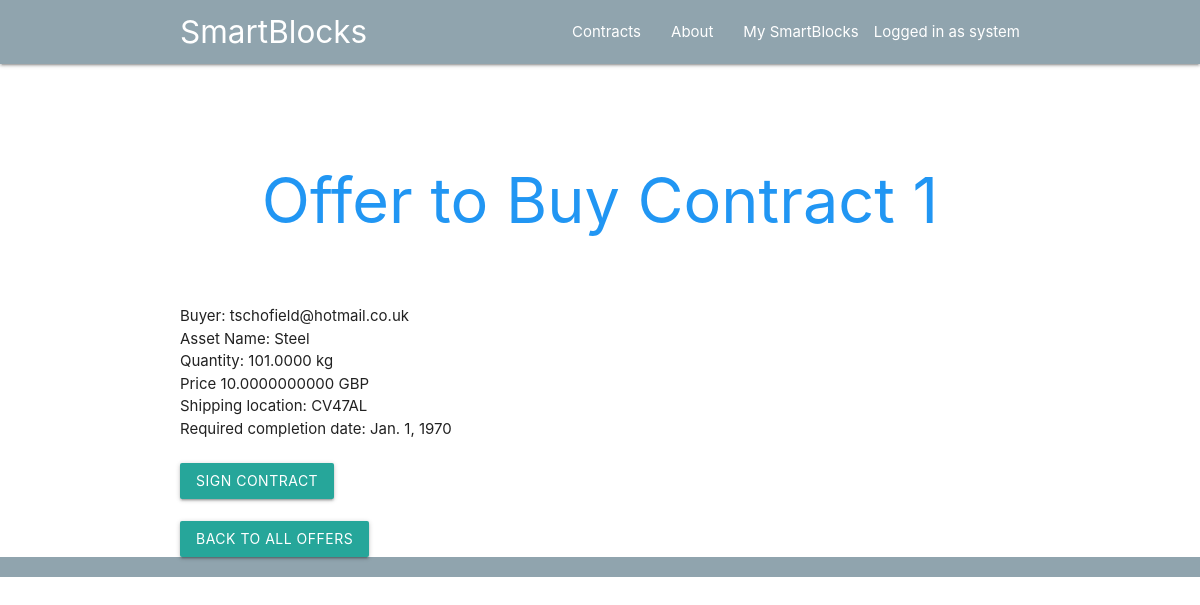
The app's page /webapp/details/1 (signed in) with its own data.
### webapp/models.py (models this page shows)
class Offer(models.Model):
    buyer = models.ForeignKey(settings.AUTH_USER_MODEL, on_delete=models.CASCADE, related_name="b",null=True)
    seller = models.ForeignKey(settings.AUTH_USER_MODEL, on_delete=models.CASCADE, related_name="s", null=True)
    asset_name = models.CharField(max_length=100)
    quantity = models.DecimalField(default=0, max_digits=20,decimal_places=4)
    unit = models.CharField(max_length=10)
    price = models.DecimalField(default=0, max_digits=30, decimal_places=10)
    GBP = 'GBP'
    USD = 'USD'
    BTC = 'BTC'
    CURRENCY_CHOICES = ((GBP, 'GBP'), (USD, 'USD'), (BTC, 'BTC'))
    currency = models.CharField(max_length=3, choices=CURRENCY_CHOICES, default=GBP)
    BUY = 'Buy'
    SELL = 'Sell'
    CONTRACT_CHOICES = ((BUY, 'BUY'),(SELL, 'SELL'))
    contract_type = models.CharField(max_length=4, choices=CONTRACT_CHOICES, default=BUY)
    location = models.CharField(max_length=8)
    completion_date = models.DateField()
    contract = models.TextField()

### webapp/views.py (the view)
# urls.py: path('details/<int:offer_id>', views.details, name='details'),
@login_required
def details(request, offer_id):
    offer = Offer.objects.get(pk=offer_id)
    if(offer is None):
        return redirect('webapp:offers')
    return render(request, 'webapp/details.html', {'offer':offer})

### webapp/templates/webapp/details.html (shortened to what this page needs)
{% extends 'base.html' %}
{% block header %}
      <h1 class="header center blue-text">Offer to {{offer.contract_type}} Contract {{ offer.id }}</h1>
{% endblock %}
{% block content %}
{% if offer.contract_type == 'Buy' %}
Buyer: {{ offer.buyer }}
{% else %}
Seller: {{ offer.seller }}
{% endif %}
<br>
Asset Name: {{ offer.asset_name }} <br>
Quantity: {{ offer.quantity }} {{ offer.unit }} <br>
Price {{ offer.price }} {{ offer.currency }} <br>
Shipping location: {{offer.location}} <br>
Required completion date: {{offer.completion_date}} <br></br>
<a class="btn" href="{% url 'webapp:sign' offer.id %}">Sign Contract</a><br><br>
<a class="btn" href="{% url 'webapp:offers' %}">Back to all offers</a><br>
{% endblock %}

### webapp/templates/base.html (shortened to what this page needs)
{% load static %}
<!DOCTYPE html>
<html lang="en">
<head>
  <link href="{% static 'webapp/css/materialize.min.css' %}" type="text/css" rel="stylesheet" media="screen,projection"/>
  <link href="{% static 'webapp/css/style.css' %}" type="text/css" rel="stylesheet" media="screen,projection"/>
</head>
<body>
  <nav class="blue-grey lighten-2" role="navigation">
    <div class="nav-wrapper container"><a id="logo-container" href="{% url 'webapp:index' %}" class="brand-logo">SmartBlocks</a>
      <ul class="right hide-on-med-and-down">
      <li><a class='dropdown-trigger' data-target='dropdown1'>Contracts</a></li>
      <li><a href="{% url 'webapp:about' %}">About</a></li>
      <li><a href="{% url 'webapp:mySmartBlocks' %}">My SmartBlocks</a></li>
      {% if user.is_authenticated %}
      <li>Logged in as {{ request.user }}</li>
      {% else %}
      </li>Not logged in</li>
      {% endif %}
      </ul>
    </div>
  </nav>
  <div class="section no-pad-bot" id="index-banner">
    <div class="container">
    <br><br>
       {% block header %}
      {% endblock %}
      <br><br>
    </div>
  </div>
  <div class="container">
      {% block content %}
      {% endblock %}
  </div>
  <footer class="page-footer blue-grey lighten-2">
  </footer>
  </body>
</html>

### records on screen
Offer: contract_type "Buy", id "1", buyer "tschofield@hotmail.co.uk", asset_name "Steel", quantity "101.0000", unit "kg", price "10.0000000000", currency "GBP", location "CV47AL", completion_date "Jan. 1, 1970"

### other values on screen
{{ request.user }} "system"
